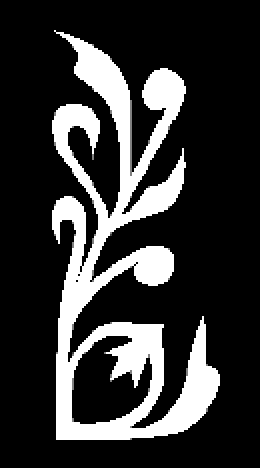
%> input picture dilatacionYErosion/silueta2.png, 260 x 468 px
$ octave bordes.m   (GNU Octave 9; MATLAB toolbox functions it lacks are replaced by stand-ins)
%> lines starting %> are read from the running program, lines starting %| are printed output that depends on the picture
%deteccion de bordes
close;
im = imread('silueta2.png');
%> im is the input picture: size 468x260x3 uint8; min 0, max 255, mean 52.7
figure;
imshow(im);
se = [0 1 0; 1 1 1; 0 1 0];
%erosión
im2 = imerode(im,se);
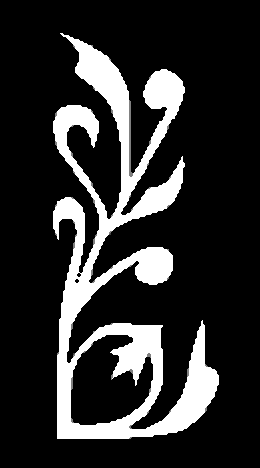
%> im2: size 468x260x3 uint8; min 0, max 255, mean 45.6
%diferencia
im = im-im2;
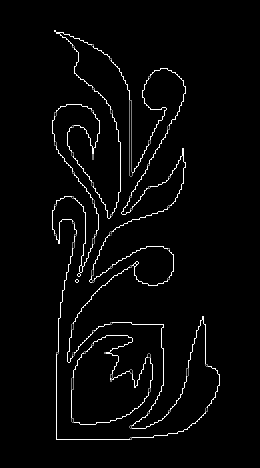
%> im: size 468x260x3 uint8; min 0, max 255, mean 7.2
figure;
imshow(im);

$ run again, with dilatacionYErosion/silueta.png copied over dilatacionYErosion/silueta2.png
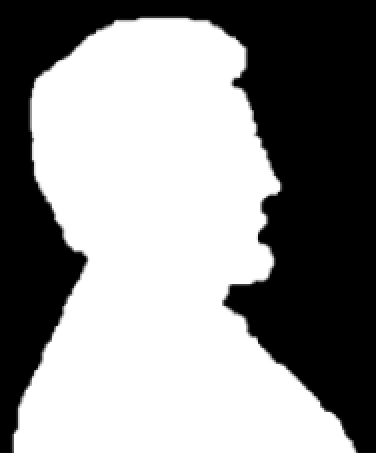
%> input picture dilatacionYErosion/silueta.png, 376 x 453 px
%> im is the input picture: size 453x376x3 uint8; mean R, G, B 143, 143, 143
%> `im2 = imerode(im,se);`:
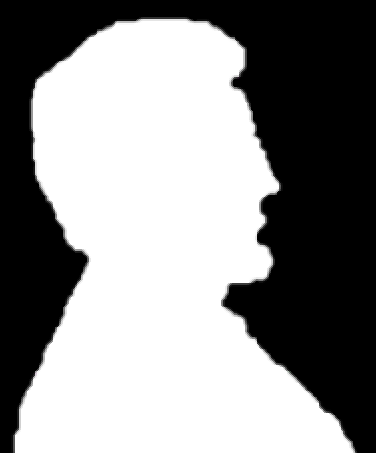
%> im2: size 453x376x3 uint8; mean R, G, B 141.1, 141.1, 141.1
%> `im = im-im2;`:
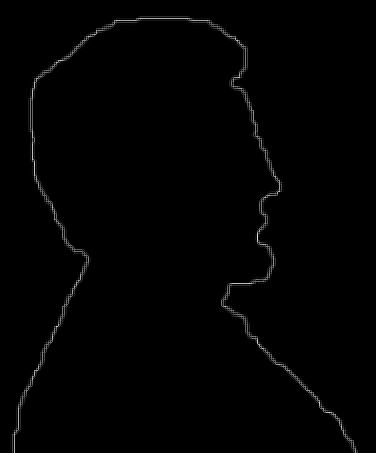
%> im: size 453x376x3 uint8; mean R, G, B 2, 2, 2
